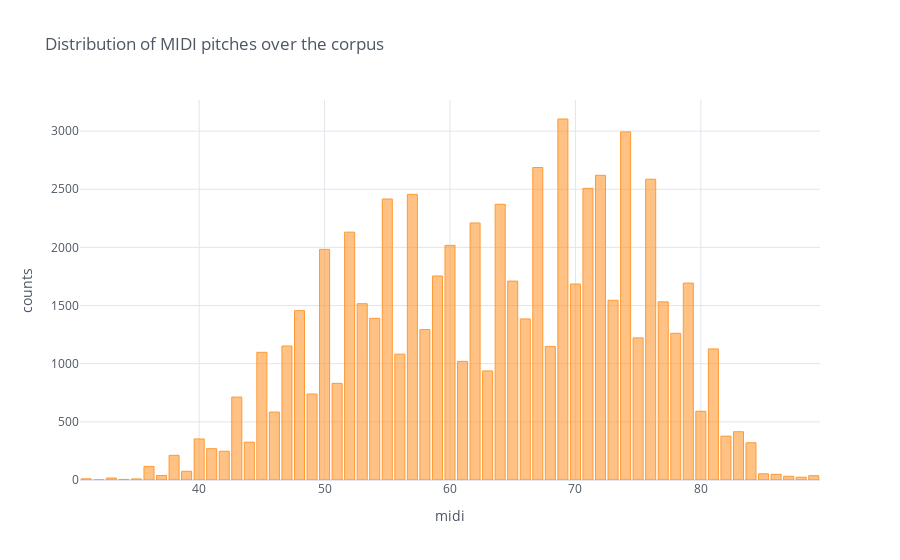

This figure's notebook cell:
### Markdown cell above
# Counting notes

### Code cell
notes.midi.value_counts().iplot('bar', title='Distribution of MIDI pitches over the corpus', xTitle='midi', yTitle='counts')

### Figure 1 — Plotly figure (JSON) as saved in the notebook; plotly's stock layout.template omitted (floating-point values rounded to 4 significant figures)
{"data": [{"marker": {"color": "rgba(255, 153, 51, 0.6)", "line": {"color": "rgba(255, 153, 51, 1.0)", "width": 1}}, "name": "midi", "orientation": "v", "text": "", "type": "bar", "x": [69, 74, 67, 72, 76, 71, 57, 55, 64, 62, 52, 60, 50, 59, 65, 79, 70, 73, 77, 53, 48, 54, 66, 58, 78, 75, 47, 68, 81, 45, 56, 61, 63, 51, 49, 43, 80, 46, 83, 82, 40, 44, 84, 41, 42, 38, 36, 39, 85, 86, 37, 89, 87, 88, 33, 31, 35, 34, 32], "y": [3104, 2993, 2687, 2620, 2586, 2508, 2456, 2416, 2371, 2210, 2131, 2017, 1983, 1754, 1710, 1693, 1685, 1545, 1532, 1516, 1456, 1390, 1385, 1293, 1261, 1222, 1152, 1149, 1127, 1098, 1082, 1020, 938, 831, 739, 713, 591, 584, 415, 377, 353, 325, 320, 269, 247, 212, 117, 75, 53, 49, 39, 37, 32, 24, 17, 10, 9, 5, 1]}], "layout": {"autosize": true, "legend": {"bgcolor": "#FFFFFF", "font": {"color": "#4D5663"}}, "paper_bgcolor": "#FFFFFF", "plot_bgcolor": "#FFFFFF", "title": {"font": {"color": "#4D5663"}, "text": "Distribution of MIDI pitches over the corpus"}, "xaxis": {"autorange": true, "gridcolor": "#E1E5ED", "range": [30.5, 89.5], "showgrid": true, "tickfont": {"color": "#4D5663"}, "title": {"font": {"color": "#4D5663"}, "text": "midi"}, "type": "linear", "zerolinecolor": "#E1E5ED"}, "yaxis": {"autorange": true, "gridcolor": "#E1E5ED", "range": [0, 3267.0], "showgrid": true, "tickfont": {"color": "#4D5663"}, "title": {"font": {"color": "#4D5663"}, "text": "counts"}, "type": "linear", "zerolinecolor": "#E1E5ED"}}}
